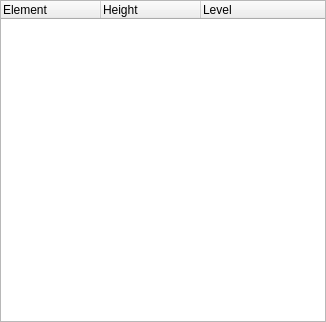
<?xml version="1.0" encoding="UTF-8"?>
<ui version="4.0">
 <class>Form</class>
 <widget class="QWidget" name="Form">
  <property name="geometry">
   <rect>
    <x>0</x>
    <y>0</y>
    <width>326</width>
    <height>322</height>
   </rect>
  </property>
  <property name="windowTitle">
   <string>Form</string>
  </property>
  <layout class="QVBoxLayout" name="verticalLayout">
   <property name="leftMargin">
    <number>0</number>
   </property>
   <property name="topMargin">
    <number>0</number>
   </property>
   <property name="rightMargin">
    <number>0</number>
   </property>
   <property name="bottomMargin">
    <number>0</number>
   </property>
   <item>
    <widget class="QTreeWidget" name="tree">
     <property name="editTriggers">
      <set>QAbstractItemView::EditKeyPressed</set>
     </property>
     <property name="showDropIndicator" stdset="0">
      <bool>false</bool>
     </property>
     <property name="autoExpandDelay">
      <number>-1</number>
     </property>
     <property name="indentation">
      <number>18</number>
     </property>
     <property name="rootIsDecorated">
      <bool>false</bool>
     </property>
     <property name="uniformRowHeights">
      <bool>false</bool>
     </property>
     <property name="sortingEnabled">
      <bool>false</bool>
     </property>
     <property name="wordWrap">
      <bool>true</bool>
     </property>
     <property name="expandsOnDoubleClick">
      <bool>false</bool>
     </property>
     <property name="columnCount">
      <number>3</number>
     </property>
     <attribute name="headerVisible">
      <bool>true</bool>
     </attribute>
     <attribute name="headerDefaultSectionSize">
      <number>100</number>
     </attribute>
     <attribute name="headerStretchLastSection">
      <bool>true</bool>
     </attribute>
     <column>
      <property name="text">
       <string>Element</string>
      </property>
     </column>
     <column>
      <property name="text">
       <string>Height</string>
      </property>
     </column>
     <column>
      <property name="text">
       <string>Level</string>
      </property>
     </column>
    </widget>
   </item>
   <item>
    <layout class="QHBoxLayout" name="horizontalLayout"/>
   </item>
  </layout>
 </widget>
 <resources/>
 <connections/>
</ui>
